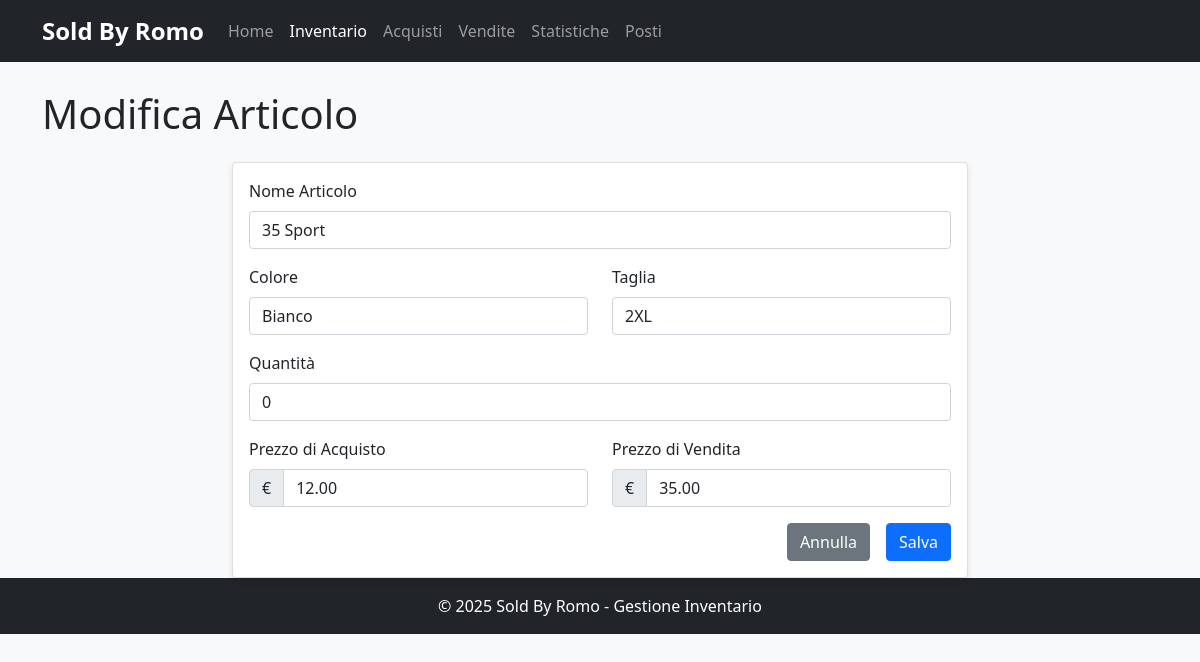
The page /inventario/modifica/28 on the database as committed earlier.
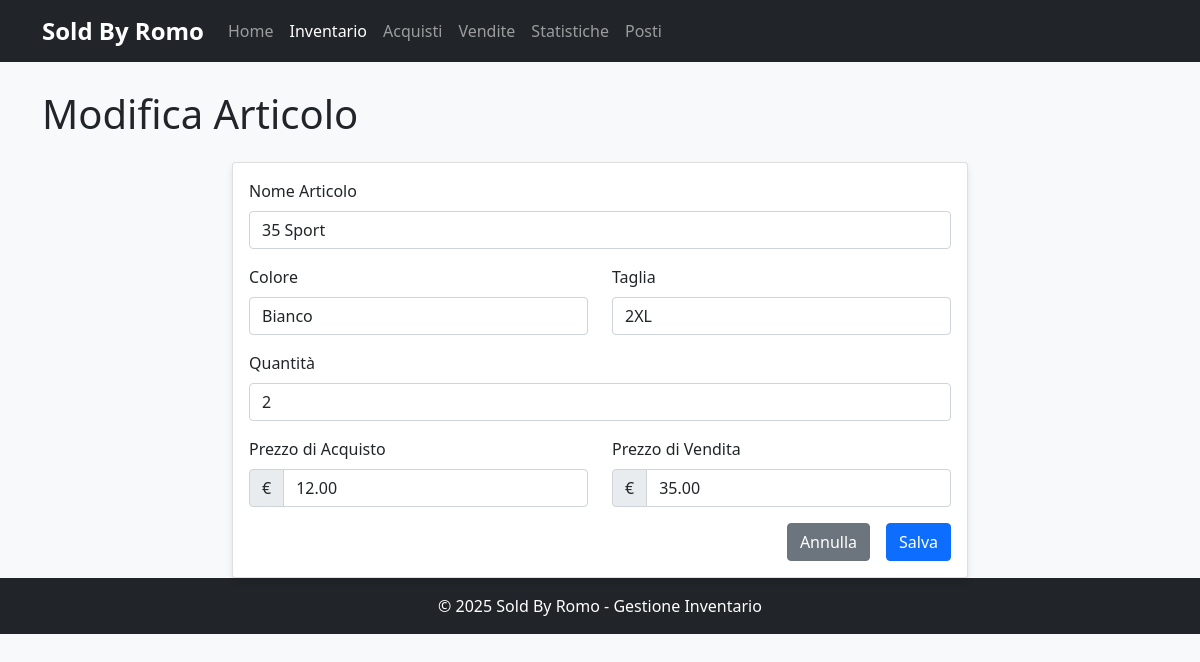
The same page on the database as committed later.
### tables this page shows
CREATE TABLE Inventario (
    ID_inventario INTEGER PRIMARY KEY AUTOINCREMENT,
    nome_articolo TEXT NOT NULL,
    taglia TEXT NOT NULL,
    colore TEXT NOT NULL,
    quantita INTEGER NOT NULL DEFAULT 0,
    prezzo_acquisto REAL NOT NULL,
    prezzo_vendita REAL NOT NULL
);

### src/webapp.py (the view, shortened to what this page needs)
@app.route('/inventario/modifica/<int:id>', methods=['GET', 'POST'])
def modifica_articolo(id):
    db.connect()
    db.cursor.execute("SELECT * FROM Inventario WHERE ID_inventario = ?", (id,))
    item = db.cursor.fetchone()
    if not item:
        db.close()
        flash("Articolo non trovato", 'error')
        return redirect(url_for('inventario'))
    form = InventoryForm()
    if request.method == 'GET':
        form.nome_articolo.data = item['nome_articolo']
        form.colore.data = item['colore']
        form.taglia.data = item['taglia']
        form.quantita.data = item['quantita']
        form.prezzo_acquisto.data = item['prezzo_acquisto']
        form.prezzo_vendita.data = item['prezzo_vendita']
    db.close()
    return render_template('form_articolo.html', form=form, title="Modifica Articolo")

### src/webapp.py
class InventoryForm(FlaskForm):
    nome_articolo = StringField('Nome Articolo', validators=[DataRequired()])
    colore = StringField('Colore', validators=[DataRequired()])
    taglia = StringField('Taglia', validators=[DataRequired()])
    quantita = IntegerField('Quantità', validators=[NumberRange(min=0)])
    prezzo_acquisto = DecimalField('Prezzo di Acquisto', validators=[NumberRange(min=0)])
    prezzo_vendita = DecimalField('Prezzo di Vendita', validators=[NumberRange(min=0)])
    submit = SubmitField('Salva')

### src/database_manager.py (called while the page is built)
    def connect(self):
        try:
            self.conn = sqlite3.connect(self.db_path)
            self.conn.row_factory = sqlite3.Row
            self.cursor = self.conn.cursor()
            return True
        except sqlite3.Error as e:
            print(f"Errore nella connessione al database: {e}")
            return False

    def close(self):
        if self.conn:
            self.conn.close()

### templates/form_articolo.html (shortened to what this page needs)
{% extends "base.html" %}
{% block content %}
<div class="row">
    <div class="col-12">
        <h1 class="mb-4">{{ title }}</h1>
    </div>
</div>
<div class="row">
    <div class="col-md-8 mx-auto">
        <div class="card">
            <div class="card-body">
                <form method="POST">
                    <div class="mb-3">
                        {{ form.nome_articolo.label(class="form-label") }}
                        {{ form.nome_articolo(class="form-control") }}
                    </div>
                    <div class="row mb-3">
                        <div class="col-md-6">
                            {{ form.colore.label(class="form-label") }}
                            {{ form.colore(class="form-control") }}
                        </div>
                        <div class="col-md-6">
                            {{ form.taglia.label(class="form-label") }}
                            {{ form.taglia(class="form-control") }}
                        </div>
                    </div>
                    <div class="mb-3">
                        {{ form.quantita.label(class="form-label") }}
                        {{ form.quantita(class="form-control", type="number", min="0") }}
                    </div>
                    <div class="row mb-3">
                        <div class="col-md-6">
                            {{ form.prezzo_acquisto.label(class="form-label") }}
                            <div class="input-group">
                                <span class="input-group-text">€</span>
                                {{ form.prezzo_acquisto(class="form-control", type="number", step="0.01", min="0") }}
                            </div>
                        </div>
                        <div class="col-md-6">
                            {{ form.prezzo_vendita.label(class="form-label") }}
                            <div class="input-group">
                                <span class="input-group-text">€</span>
                                {{ form.prezzo_vendita(class="form-control", type="number", step="0.01", min="0") }}
                            </div>
                        </div>
                    </div>
                    <div class="d-grid gap-2 d-md-flex justify-content-md-end">
                        <a href="{{ url_for('inventario') }}" class="btn btn-secondary me-md-2">Annulla</a>
                        {{ form.submit(class="btn btn-primary") }}
                    </div>
                </form>
            </div>
        </div>
    </div>
</div>
{% endblock %}

### templates/base.html (shortened to what this page needs)
<!DOCTYPE html>
<html lang="it">
<head>
    <link href="https://cdn.jsdelivr.net/npm/bootstrap@5.1.3/dist/css/bootstrap.min.css" rel="stylesheet">
    <link rel="stylesheet" href="https://cdnjs.cloudflare.com/ajax/libs/font-awesome/5.15.4/css/all.min.css">
    <link rel="stylesheet" href="{{ url_for('static', filename='css/styles.css') }}">
</head>
<body>
    <nav class="navbar navbar-expand-lg navbar-dark bg-dark fixed-top">
        <div class="container">
            <a class="navbar-brand" href="{{ url_for('index') }}">Sold By Romo</a>
            <div class="collapse navbar-collapse" id="navbarNav">
                <ul class="navbar-nav me-auto">
                    <li class="nav-item">
                        <a class="nav-link {% if request.path == url_for('index') %}active{% endif %}"
                           href="{{ url_for('index') }}">Home</a>
                    </li>
                    <li class="nav-item">
                        <a class="nav-link {% if 'inventario' in request.path %}active{% endif %}"
                           href="{{ url_for('inventario') }}">Inventario</a>
                    </li>
                    <li class="nav-item">
                        <a class="nav-link {% if 'acquisti' in request.path %}active{% endif %}"
                           href="{{ url_for('acquisti') }}">Acquisti</a>
                    </li>
                    <li class="nav-item">
                        <a class="nav-link {% if 'vendite' in request.path %}active{% endif %}"
                           href="{{ url_for('vendite') }}">Vendite</a>
                    </li>
                    <li class="nav-item">
                        <a class="nav-link {% if 'statistiche' in request.path %}active{% endif %}"
                           href="{{ url_for('statistiche') }}">Statistiche</a>
                    </li>
                    <li class="nav-item">
                        <a class="nav-link {% if 'posti' in request.path %}active{% endif %}"
                           href="{{ url_for('posti') }}">Posti</a>
                    </li>
                </ul>
            </div>
        </div>
    </nav>
    <div class="container">
        {% block content %}
        {% endblock %}
    </div>
    <footer class="footer mt-auto py-3 bg-dark text-white">
        <div class="container text-center">
            <span>© 2025 Sold By Romo - Gestione Inventario</span>
        </div>
    </footer>
</body>
</html>

### static/css/styles.css (style rules this page uses)
body { background-color: #f8f9fa; }
.navbar-brand { font-weight: bold; font-size: 1.5rem; }
.card { box-shadow: 0 4px 6px rgba(0, 0, 0, 0.1); transition: transform 0.2s; }

### templates/base.html (style rules this page uses)
body { padding-top: 70px; padding-bottom: 30px; }

Rows that differ between the two databases and show on the page:
changed Inventario "35 Sport": quantita "0" → "2"
